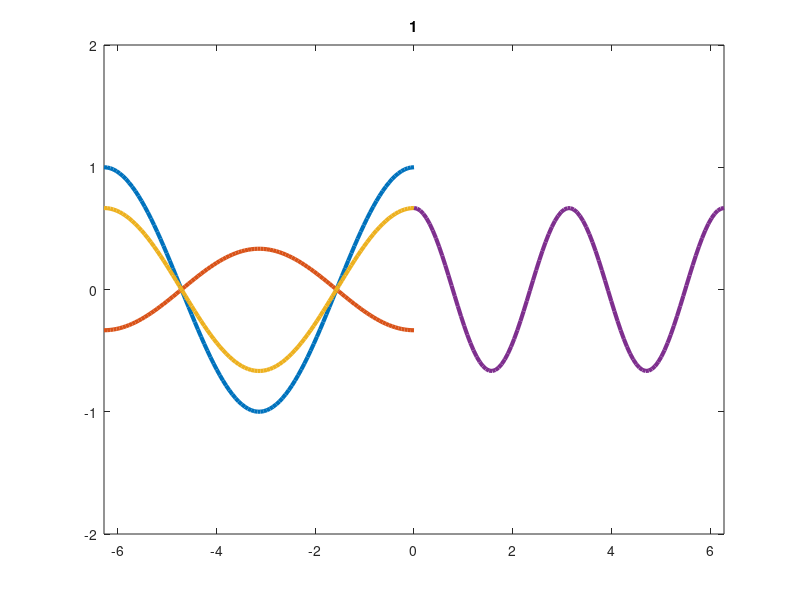

This chart was generated by the following MATLAB code: (Note: this script raises an error after producing the figure.)
function EP2_Transmittanz
  Aein=1;
  k1=1;
  w=1;
  k2=2;
  % Set X domain mesh
  xm = linspace(-2*pi, 0);
  xp = linspace(0,2*pi);
  % Create the initial Y values for both the sin and cos plots
  t=0;
  yein= Aein.*cos(k1.*xm-w*t);
  yrefl=Aein.*(k1-k2)/(k1+k2).*cos(k1.*xm+w*t);
  ysuper=yein+yrefl;
  ytrans=Aein.*(1+(k1-k2)/(k1+k2)).*cos(k2.*xp-w*t);
  % Plot everything on the same axes
  hyeinP = plot(xm, yein,'LineWidth',3);
  hold on;
  hyreflP = plot(xm, yrefl,'LineWidth',3);
  hysuperP = plot(xm, ysuper,'LineWidth',3);
  hytransP = plot(xp, ytrans,'LineWidth',3);
  xlim([-2*pi 2*pi]);
  ylim([-2 2]);
  % Render 
  for i =1:10000
	 
     % Recompute the sins Ys after incrementing the time
	 t=t+0.1;
	 title(num2str(i));
	 yein= Aein.*cos(k1.*xm-w*t);
     yrefl=Aein.*(k1-k2)/(k1+k2).*cos(k1.*xm+w*t);
	 ysuper=yein+yrefl;
	 ytrans=Aein.*(1+(k1-k2)/(k1+k2)).*cos(k2.*xp-w*t);

     % Update the plot YData with these new values. XData stays the same
     hyeinP.YData = yein;
	 hyeinP.Color = [abs(sin(i*0.2+pi/3)) abs(cos(i*0.1)) abs(sin(i*0.4))];
	 hyeinP.LineWidth = abs(sin(i*0.1))*10;
	 
	 hyreflP.YData = yrefl;
	 hyreflP.Color = [abs(sin(i*0.2+pi/3)) abs(cos(i*0.3)) abs(sin(i*0.4))];
	 hyreflP.LineWidth = abs(sin(i*0.1+pi/2))*30;
	 
	 hysuperP.YData = ysuper;
	 hysuperP.Color = [abs(sin(i*0.2+pi/2)) abs(cos(i*0.2)) abs(sin(i*0.4))];
	 hytransP.YData = ytrans;
	 hytransP.Color = [abs(sin(i*0.2+pi/6)) abs(cos(i*0.5)) abs(sin(i*0.4))];
     % Render the updated values to the screen
     drawnow;
     % Adjust the pause time to change the framerate (within reason).
     pause(0.025);
  end
end